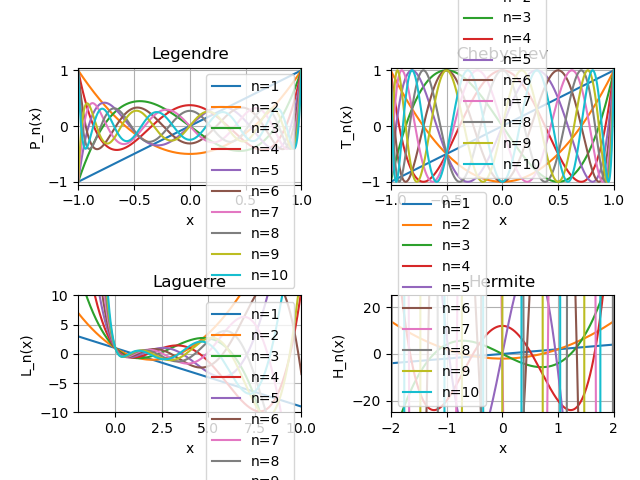

Here is the Python script that generated this plot:
import numpy as np
import matplotlib.pyplot as plt
import sympy as sym
from scipy.optimize import root_scalar
from scipy import integrate
import pandas as pd
import os



n_max=10 #n_max次の多項式まで考える
round_order=15



#-----3項間漸化式によって直交多項式を代数的に導出-----
x_sym=sym.symbols("x")
def Legendre(i, P):
    if i==0:
        return 1
    elif i==1:
        return x_sym
    else:
        return (2*i-1)/i*x_sym*P[i-1]-(i-1)/i*P[i-2]

def Chebyshev(i, T):
    if i==0:
        return 1
    elif i==1:
        return x_sym
    else:
        return 2*x_sym*T[i-1]-T[i-2]
    
def Laguerre(i, L):
    if i==0:
        return 1
    elif i==1:
        return 1-x_sym
    else:
        return (-(1/i)*x_sym+(2*i-1)/i)*L[i-1]-((i-1)/i)*L[i-2]
    
def Hermite(i, H):
    if i==0:
        return 1
    elif i==1:
        return 2*x_sym
    else:
        return 2*x_sym*H[i-1]-2*(i-1)*H[i-2]


P=[0]*(n_max+1)
T=[0]*(n_max+1)
L=[0]*(n_max+1)
H=[0]*(n_max+1)

p=[0]*(n_max+1)
t=[0]*(n_max+1)
l=[0]*(n_max+1)
h=[0]*(n_max+1)

for i in range(n_max+1):
    P[i]=Legendre(i, P)
    p[i]=sym.lambdify(x_sym, P[i], 'numpy')
    T[i]=Chebyshev(i, T)
    t[i]=sym.lambdify(x_sym, T[i], 'numpy')
    L[i]=Laguerre(i, L)
    l[i]=sym.lambdify(x_sym, L[i], 'numpy')
    H[i]=Hermite(i, H)
    h[i]=sym.lambdify(x_sym, H[i], 'numpy')



#-----グラフの描画-----
plt.subplot(2, 2, 1)
plt.title("Legendre")
plt.xlabel("x")
plt.ylabel("P_n(x)")
plt.xlim(-1.0, 1.0)
plt.ylim(-1.05, 1.05)
x=np.linspace(-1.0, 1.0, 1000)
for i in range(1, n_max+1):
    plt.plot(x, p[i](x), label="n="+str(i))
plt.grid()
plt.legend()

plt.subplot(2, 2, 2)
plt.title("Chebyshev")
plt.xlabel("x")
plt.ylabel("T_n(x)")
plt.xlim(-1.0, 1.0)
plt.ylim(-1.05, 1.05)
x=np.linspace(-1.0, 1.0, 1000)
for i in range(1, n_max+1):
    plt.plot(x, t[i](x), label="n="+str(i))
plt.grid()
plt.legend()

plt.subplot(2, 2, 3)
plt.title("Laguerre")
plt.xlabel("x")
plt.ylabel("L_n(x)")
plt.xlim(-2.0, 10.0)
plt.ylim(-10.0, 10.0)
x=np.linspace(-2.0, 10.0, 1000)
for i in range(1, n_max+1):
    plt.plot(x, l[i](x), label="n="+str(i))
plt.grid()
plt.legend()

plt.subplot(2, 2, 4)
plt.title("Hermite")
plt.xlabel("x")
plt.ylabel("H_n(x)")
plt.xlim(-2.0, 2.0)
plt.ylim(-25, 25)
x=np.linspace(-2.0, 2.0, 1000)
for i in range(1, n_max+1):
    plt.plot(x, h[i](x), label="n="+str(i))
plt.grid()
plt.legend()

plt.tight_layout()
plt.savefig(os.path.join(os.path.dirname(__file__), "orthogonal_polynomials.png"))
# plt.show()



#-----直行多項式の零点を計算-----
p_root=[[]for _ in range(n_max+1)]
t_root=[[]for _ in range(n_max+1)]
l_root=[[]for _ in range(n_max+1)]
h_root=[[]for _ in range(n_max+1)]

x_max=100.0
for i in range(n_max+1):
    x=-x_max
    step=0.1
    while x<x_max:
        if p[i](x)*p[i](x+step)<0:
            p_root[i].append([round(root_scalar(p[i], bracket=(x, x+step)).root, round_order)])
        if t[i](x)*t[i](x+step)<0:
            t_root[i].append([round(root_scalar(t[i], bracket=(x, x+step)).root, round_order)])
        if l[i](x)*l[i](x+step)<0:
            l_root[i].append([round(root_scalar(l[i], bracket=(x, x+step)).root, round_order)])
        if h[i](x)*h[i](x+step)<0:
            h_root[i].append([round(root_scalar(h[i], bracket=(x, x+step)).root, round_order)])
        x+=step



#-----重みの計算-----
def l_i(x, i, n, root):
    val=1
    for j in range(n):
        if i!=j:
            val*=(x-root[n][j][0])/(root[n][i][0]-root[n][j][0])
    return val

def w(x, p):
    if p==P:
        return 1
    elif p==T:
        return 1/np.sqrt(1-x**2)
    elif p==L:
        return np.exp(-x)
    else:
        return np.exp(-x**2)
    
for n in range(n_max+1):
    for i in range(n):
        p_func=lambda x: w(x, P)*l_i(x, i, n, p_root)
        p_integrated=integrate.quad(p_func, -1.0, 1.0)
        p_root[n][i].append(round(p_integrated[0], round_order))

        t_func=lambda x: w(x, T)*l_i(x, i, n, t_root)
        t_integrated=integrate.quad(t_func, -1.0, 1.0)
        t_root[n][i].append(round(t_integrated[0], round_order))

        l_func=lambda x: w(x, L)*l_i(x, i, n, l_root)
        l_integrated=integrate.quad(l_func, 0.0, np.inf)
        l_root[n][i].append(round(l_integrated[0], round_order))

        h_func=lambda x: w(x, H)*l_i(x, i, n, h_root)
        h_integrated=integrate.quad(h_func, -np.inf, np.inf)
        h_root[n][i].append(round(h_integrated[0], round_order))
        


#-----出力データをcsv化-----
data=[]
for n in range(1, n_max+1):
    for i in range(len(p_root[n])):
        data.append(["P_n(x)", n, i, p_root[n][i][0], p_root[n][i][1]])
    for i in range(len(t_root[n])):
        data.append(["T_n(x)", n, i, t_root[n][i][0], t_root[n][i][1]])
    for i in range(len(l_root[n])):
        data.append(["L_n(x)", n, i, l_root[n][i][0], l_root[n][i][1]])
    for i in range(len(h_root[n])):
        data.append(["H_n(x)", n, i, h_root[n][i][0], h_root[n][i][1]])
df=pd.DataFrame(data, columns=["p_n(x)", "n", "i", "x_i", "w_i"])
df["p_n(x)"]=pd.Categorical(df["p_n(x)"], categories=["P_n(x)", "T_n(x)", "L_n(x)", "H_n(x)"], ordered=True)
df=df.sort_values(by=["p_n(x)", "n", "i"])
df.set_index(["p_n(x)",  "n", "i"], inplace=True)
df.to_csv(os.path.join(os.path.dirname(__file__), "orthogonal_polynomials.csv"))
